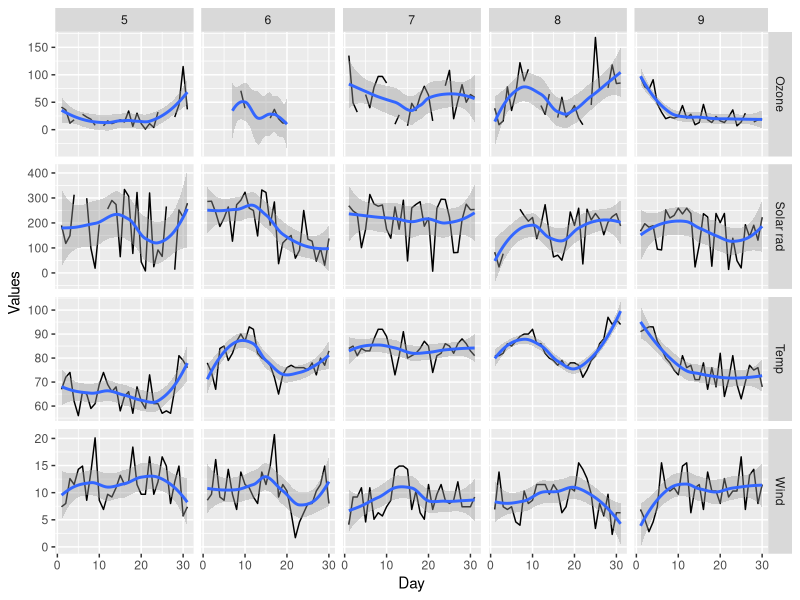

This chart was generated by the following R code:


## GGPlot to test git desktop


library(ggplot2)

use.data <- datasets::airquality
Values <- c(use.data$Ozone,use.data$Solar.R,use.data$Wind,use.data$Temp)
Month <- use.data$Month
Day <- use.data$Day
Parameter <- rep(c("Ozone","Solar rad","Wind","Temp"),each=nrow(use.data))
to.pl <- data.frame(Month,Day,Values,Parameter)

ggplot(to.pl,aes(Day,Values))+
  geom_line()+
  geom_smooth()+
  facet_grid(Parameter~Month,scale="free",space="free_x")






###################### END ###########################################################
